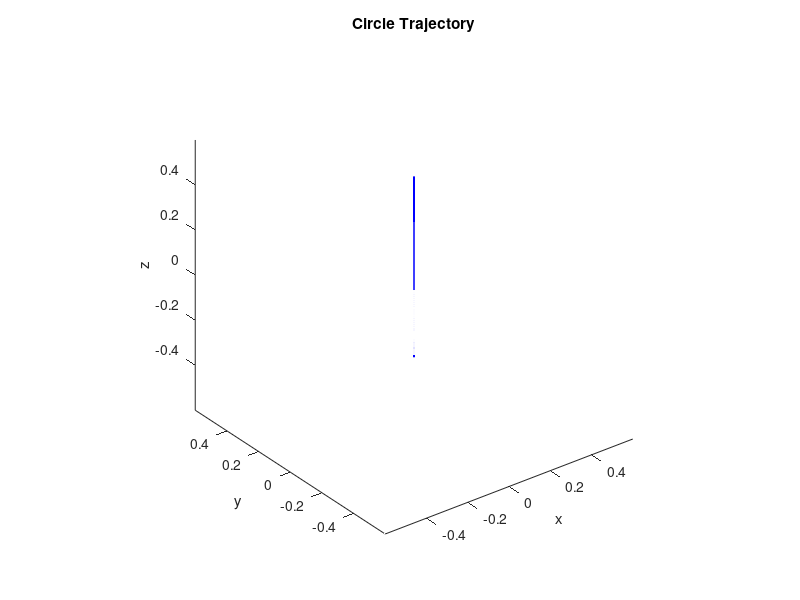

The MATLAB source for this figure: (Note: this script raises an error after producing the figure.)
%% Initialization
clear; 
close all; 
clc;

%% basic parameters
fs = 8000;              % sampling rate
v = 0.5;                % velocity
dt = 1/fs;              % time interval

%% circle trajectory
% r = 0.5;                % radius
% T_circle = 2*pi*r/v;               % toal time for one loop
% N_circle = round(T_circle*fs);     % total sampling points
% theta = linspace(0, 2*pi, N_circle); % polar angle
% 
% x_start = linspace(0, r, round(r/v*fs));
% z_start = zeros(size(x_start));
% y_start = zeros(size(x_start));
% 
% hold_steps = 400;
% x_hold = r * ones(1, hold_steps);
% y_hold = zeros(1, hold_steps);
% z_hold = zeros(1, hold_steps);
% 
% x = [x_start, x_hold];
% y = [y_start, y_hold];
% z = [z_start, z_hold];
% 
% x_circle = r * cos(theta);
% y_circle = r * sin(theta);
% z_circle = zeros(1, N_circle);
% 
% x_return = linspace(r, 0, round(r/v*fs));
% y_return = zeros(size(x_return));
% z_return = zeros(size(x_return));
% 
% for i = 1:5
%     x = [x, x_circle];
%     y = [y, y_circle];
%     z = [z, z_circle];
% end
% 
% x = [x, x_hold, x_return];
% y = [y, y_hold, y_return];
% z = [z, z_hold, z_return];


%% name trajectory
% points = [0.1,0,0.3; -0.1,0,0.2; 0,0,0.25; 0,0,0.15; -0.2,0,0.15; 0.2,0,0.15; 0,0,0.15; -0.3,0,-0.15;
%     -0.1,0,0.05; -0.1,0,-0.2; -0.1,0,0.05; 0,0,0.15; 0.3,0,-0.15; 0.1,0,0.05; 0.1,0,-0.35];
% 
% x = []; 
% y = []; 
% z = [];
% 
% for i = 1:size(points)-1
%     p_start = points(i,:);
%     p_end = points(i+1,:);
%     L = norm(p_end-p_start);
%     T = L/v;
%     N_name = T*fs;
% 
%     xi = linspace(p_start(1), p_end(1), N_name);
%     yi = linspace(p_start(2), p_end(2), N_name);
%     zi = linspace(p_start(3), p_end(3), N_name);
% 
%     x = [x, xi];
%     y = [y, yi];
%     z = [z, zi];
% end

% % Fz test trajectory
% x_start = 0;
% y_start = 0;
% z_start = 0;
% 
% hold_time = 5;
% x_hold = zeros(1, hold_time * fs);
% y_hold = zeros(1, hold_time * fs);
% z_hold = 0.5 * ones(1, hold_time * fs);
% 
% x = [x_start, x_hold]; 
% y = [y_start, y_hold]; 
% z = [z_start, z_hold]; 

% z_trajectory
n_cycles = 5;
z_points = zeros(1, n_cycles*2+1);
for i = 1:n_cycles
    z_points(2*i)   = -0.3;
    z_points(2*i+1) =  0.3;
end

x = []; y = []; z = [];

hold_time = 5;
x_hold = zeros(1, hold_time * fs);
y_hold = zeros(1, hold_time * fs);
z_hold = 0.5 * ones(1, hold_time * fs);

for i = 1:length(z_points)-1
    d = abs(z_points(i+1)-z_points(i));
    segment_time = d / v;
    N_segment = round(segment_time * fs);
    zi = linspace(z_points(i), z_points(i+1), N_segment);
    xi = zeros(1, N_segment);
    yi = zeros(1, N_segment);   
    x = [x, xi, x_hold];
    y = [y, yi, y_hold];
    z = [z, zi, z_hold];
end

%% whole trjectory
fz = ones(1, length(x)) * 0.015;
% circuleposition = [x; y; z; fz];
circuleposition = [x; y; z];
stop = zeros(0.05*fs,1);

%% plotting
figure
plot3(x, y, z, 'b'); axis equal
xlabel('x'); ylabel('y'); zlabel('z');
title('Circle Trajectory')
xlim([-0.6 0.6]);
ylim([-0.6 0.6]);
zlim([-0.6 0.6]);

%% output date and audio files
%folder_name = "Circle_stop";
%folder_name = "Circle";
folder_name = "z_direction";

folder = folder_name + "/";
mkdir(folder_name);

writematrix(circuleposition, folder+"desired_path.csv");
writematrix(stop,folder+"stop.csv");

data1 = ones(length(x), 1);
data2 = ones(length(x), 2);
audiowrite(folder+"control01.wav", data1, fs);
audiowrite(folder+"control02.wav", data2, fs);

%% save
%csvwrite('circle_reference_voltage.csv', U_ref');

% write signal .wav：
% audiowrite(folder+"OP_1.wav", voltage(1,:)', fs);
% audiowrite(folder+"OP_2.wav", voltage(2,:)', fs);
% audiowrite(folder+"OP_3.wav", voltage(3,:)', fs);